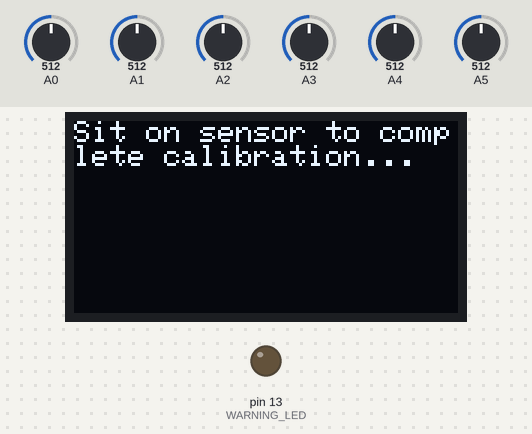
Bench run of a sketch on a simulated Arduino Mega 2560, built with avr-gcc and run on an emulated ATmega2560. Shown: 128×64 one-colour display, output pins drawn as LEDs (lit = HIGH). Inputs (shaded band) come from the test bench; at power-on: A0 = 512, A1 = 512, A2 = 512, A3 = 512, A4 = 512, A5 = 512. The display library's start-up logo is not drawn.

Above: at 4.2 s.
8.4 s: A0 set to 528
At 10.6 s:
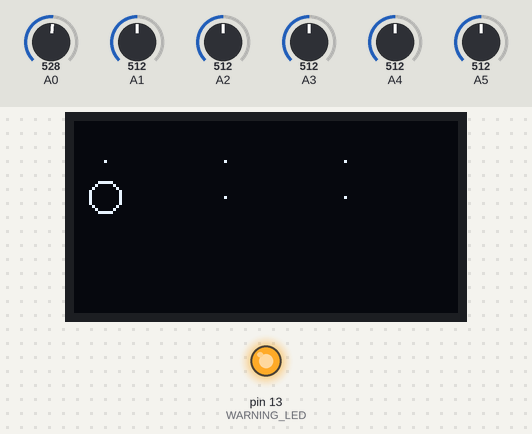
12.1 s: A0 set to 306
At 13.4 s:
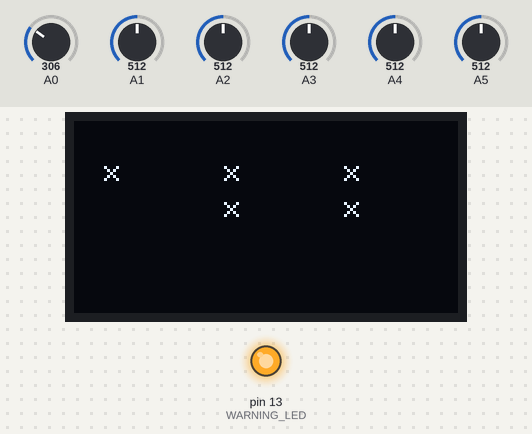
15.1 s: A1 set to 532
At 17.6 s:
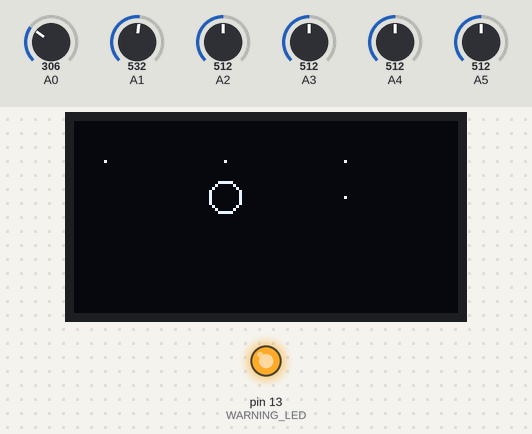
18.8 s: A1 set to 306
At 20.6 s:
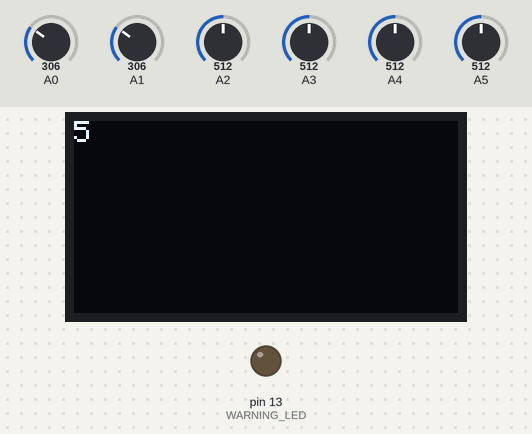
21.6 s: A2 set to 525
At 23.4 s:
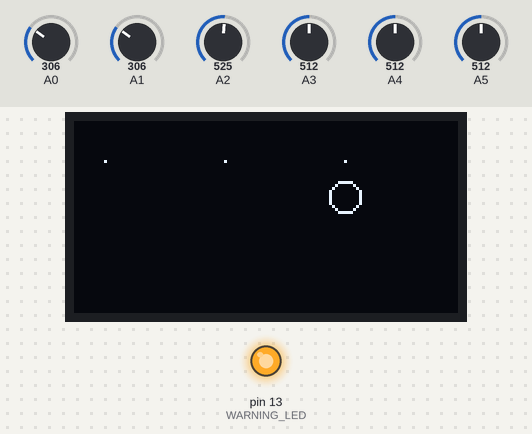
25.3 s: A2 set to 306
At 26.4 s:
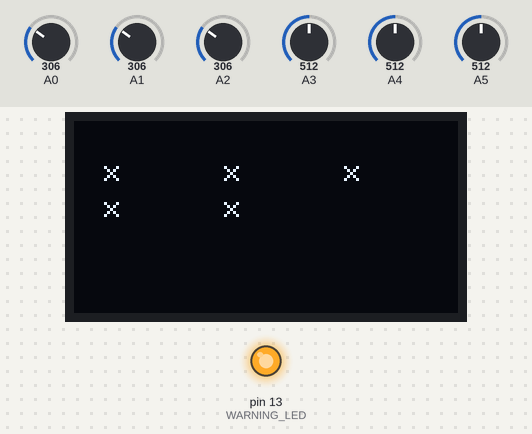
Timing chart, 0 to 28.3 s (numbered marks = the images above; inputs shaded):
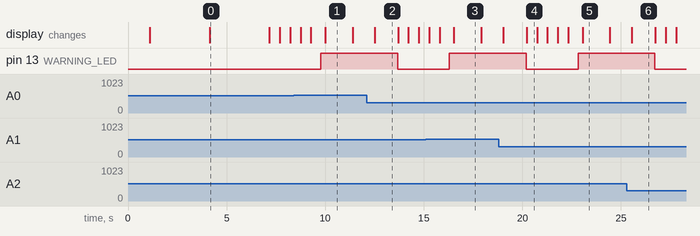

The sketch:

pressureCompliance.ino
```cpp
#include <Adafruit_SSD1306.h>
#include <ADAFRUIT_GFX.h>

#define MOSI        51   //SPI MOSI; D1 on LCD screen
#define CLK         52   //SPI CLK; D0 on LCD Screen
#define OLED_DC    33 //OLED_DC
#define OLED_CS    31 //OLED Chip Select
#define OLED_RESET 35 //OLED Reset


#define TIME_LIMIT 5    //how long between movements (should be around 30 minutes in real life
#define TIME_HOLD  5      // how long to have no pressure on butt
#define MIN_PRESSURE 0
#define SENSOR_COUNT 6
#define WARNING_LED 13

int sensor_address[6];


Adafruit_SSD1306 display(MOSI, CLK, OLED_DC, OLED_RESET, OLED_CS);
int Sensor[6];
int clk = TIME_LIMIT;
int radii[6];
int no_weight[6];
int all_weight[6];
int weight_difference[6];
int weight_mod[6];

void setup() {
  display.begin(SSD1306_SWITCHCAPVCC);
  display.display();
  delay(1000);
  display.clearDisplay();
  display.setCursor(0,0);
  display.setTextSize(1);
  display.setTextColor(WHITE);
  display.display();
  Serial.begin(9600);
  sensor_address[0] = A5;
  sensor_address[1] = A3;
  sensor_address[2] = A4;
  sensor_address[3] = A0;
  sensor_address[4] = A1;
  sensor_address[5] = A2;
  calibrate();
  pinMode(WARNING_LED, OUTPUT);

}
void calibrate() {
  int i;
  display.clearDisplay();
  display.setCursor(0,0);
  display.print("Remove weight from sensors for calibration...");
  display.display();
  delay(3000);

  for (i=0; i<SENSOR_COUNT;i++) {
    no_weight[i] = analogRead(sensor_address[i]);
  }

  display.clearDisplay();
  display.setCursor(0,0);
  display.print("Sit on sensor to complete calibration...");
  display.display();
  delay(3000);

  for (i=0; i<SENSOR_COUNT; i++) {
    all_weight[i] = analogRead(sensor_address[i]);
  }


  for (i=0; i<SENSOR_COUNT; i++) {
    weight_difference[i] = all_weight[i]-no_weight[i];
    weight_mod[i]=weight_difference[i]/5;
    if (weight_mod[i] ==0)
       weight_mod[i]=1;
  }

}

void adjustSeat(){

  bool complete = false;
  int timer[6] = {0};
  boolean moved[6] = {false};
  int i;
  digitalWrite(WARNING_LED, HIGH);
  while(!complete){

    readSensor();
    draw_all_circs(radii, moved);
    complete = true;
    for(i=0; i<6;i++){
       if(radii[i] <= 1){
          timer[i]++;
       }
       if(timer[i] >= TIME_HOLD)
          moved[i] = true;
       if(moved[i]==false)
          complete = false;
     }
     delay(50);
   }
   digitalWrite(WARNING_LED, LOW);
}

void draw_all_circs(int radii[], boolean moved[]) {
    display.clearDisplay();
    delay(100);

    if (moved[0] == false)
      display.drawCircle(10, 13, radii[0], WHITE);
    else{
      display.setCursor(10,13);
      display.print("x");
    }

    if(moved[1] == false)
       display.drawCircle(50, 13, radii[1], WHITE);
    else {
      display.setCursor(50,13);
      display.print("x");
    }

    if(moved[2] == false)
       display.drawCircle(90, 13, radii[2], WHITE);
    else {
      display.setCursor(90,13);
      display.print("x");
    }

    if(moved[3] == false)
       display.drawCircle(10, 25, radii[3], WHITE);
    else {
      display.setCursor(10,25);
      display.print("x");
    }

    if(moved[4] == false)
       display.drawCircle(50, 25, radii[4], WHITE);
    else {
      display.setCursor(50,25);
      display.print("x");
    }

     if(moved[5] == false)
       display.drawCircle(90, 25, radii[5], WHITE);
    else {
      display.setCursor(90,25);
      display.print("x");
    }


    delay(100);
    display.display();
}

void readSensor(){
  int i;
  for (i=0; i<SENSOR_COUNT; i++) {
    Sensor[i] = analogRead(sensor_address[i]);
  }

  for (i=0; i<SENSOR_COUNT; i++) {
    radii[i] = convertReading(Sensor[i], i);
  }


}

int convertReading(int convert_me, int sensor_number){
  int value;
  value = convert_me - no_weight[sensor_number];
  value = value/weight_mod[sensor_number];
  if (value>5) {
    value = 5;
  }
  return value;
}


void loop() {
  display.clearDisplay();
  display.setCursor(0,0);
  display.print(clk);
  display.display();

  delay(500);
  clk--;
  if(clk <= 0){
     adjustSeat();
     clk = TIME_LIMIT;
  }

}
```

Measured:
- the behaviour switches between 513 and 514 on A0 (found by bisection; images 0 and 1)
- the behaviour switches between 513 and 514 on A1 (found by bisection; images 2 and 3)
- the behaviour switches between 513 and 514 on A2 (found by bisection; images 4 and 5)
- after the input at 8.4 s, pin 13 (WARNING_LED): goes on until 9.8 s, then stays HIGH
- after the input at 12.1 s, pin 13 (WARNING_LED): HIGH → LOW after 1.6 s; the display: changes after 0.41 s (image 2)
- after the input at 15.1 s, pin 13 (WARNING_LED): goes on until 16.3 s, then stays HIGH
- after the input at 18.8 s, pin 13 (WARNING_LED): HIGH → LOW after 1.4 s; the display: first changes after 0.23 s (image 4 shows a later state)
- after the input at 21.6 s, pin 13 (WARNING_LED): goes on until 22.8 s, then stays HIGH
- after the input at 25.3 s, pin 13 (WARNING_LED): HIGH → LOW after 1.4 s; the display: changes after 0.25 s (image 6)
